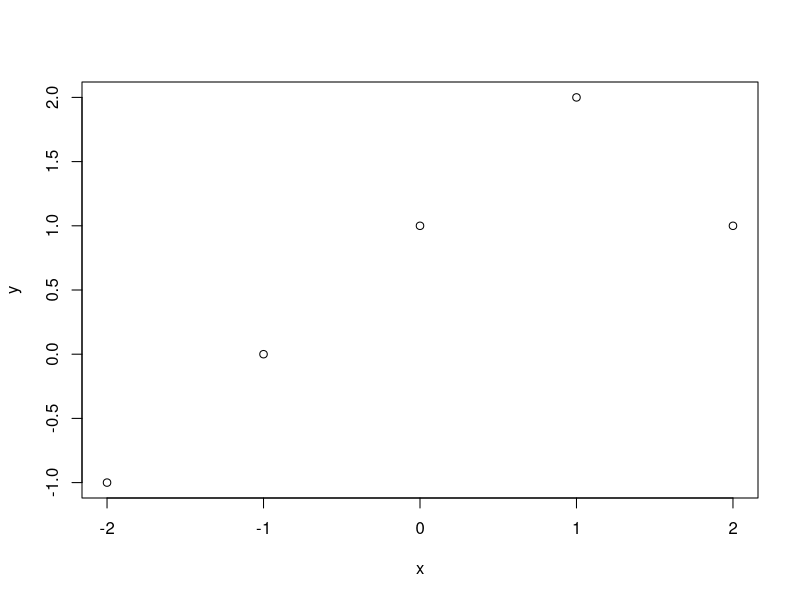
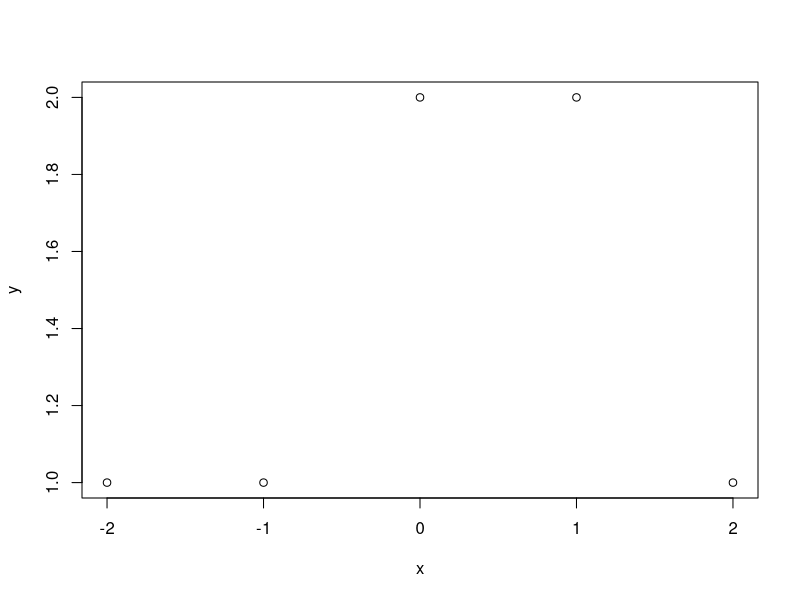

R code for these plots, in order:
## ---- chunk 1
x = -2:2
y = 1 + x + -2 * (x-1)^2 * I(x>1)
plot(x, y)
## ---- chunk 2
x = -2:2
y = c(1 + 0 + 0, # x = -2
      1 + 0 + 0, # x = -1
      1 + 1 + 0, # x = 0
      1 + (1-0) + 0, # x = 1
      1 + (1-1) + 0 # x =2
      )
plot(x,y)
